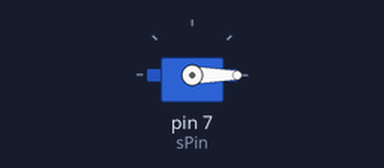
Bench run of a sketch on a simulated Arduino Uno, built with avr-gcc and run on an emulated ATmega328P. Shown: servo. What the sketch prints to the serial monitor is not drawn.

Above: at 0.05 s.
Timing chart, 0 to 5.2 s (numbered marks = the images above):
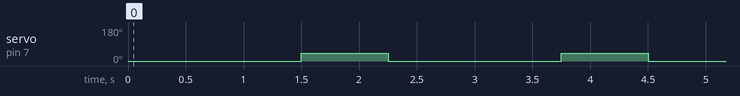

The sketch:

canonprinterdispenser.ino
```cpp
#include <Servo.h>
int sPin = 7;


Servo tite;
void setup() {
Serial.begin(9600);
tite.attach(sPin);

}

void loop() {
tite.write(0);
Serial.println("0");
delay(1500);
tite.write(40);
Serial.println("90");
delay(750);

}
 
```

Measured:
- by itself, servo on pin 7 (sPin): alternates 40° for 0.75 s and 0° for 1.5 s
